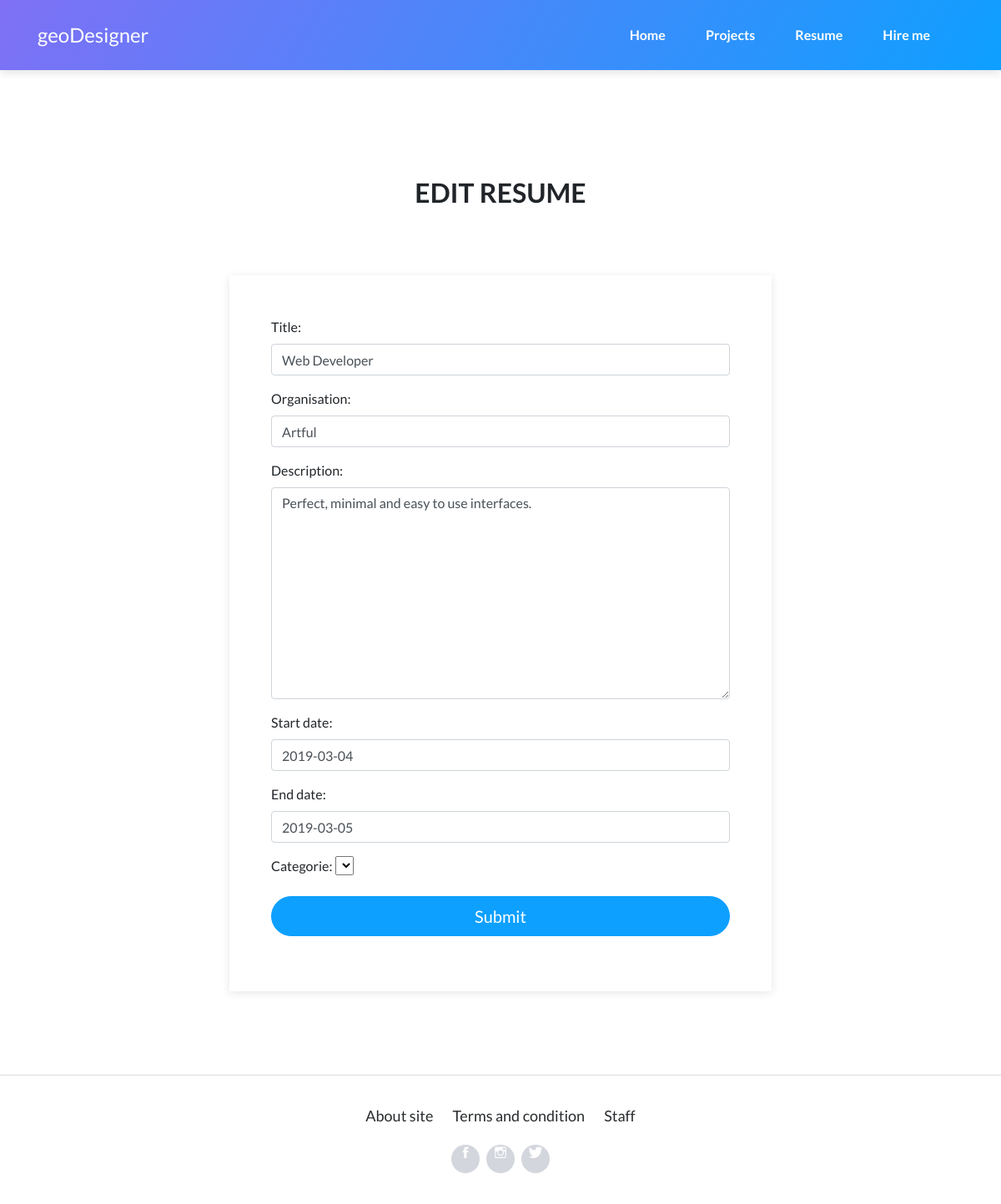
The app's page /resumedetail/1/edit/ with its own data.
### portfolio/models.py (models this page shows, shortened)
class Resume(models.Model):
    title = models.CharField(max_length= 50)
    organisation = models.CharField(max_length= 50)
    description = models.TextField()
    start_date = models.DateField()
    end_date = models.DateField()

### portfolio/views.py (the view, shortened to what this page needs)
# urls.py: path('resumedetail/<int:pk>/edit/', views.Resumee_edit.as_view(), name='resumeedit'),
class Resumee_edit(View):
    form_class= ResumeForm
    template_name= 'cvadd.html'
    def get(self, request, pk):
        cv = get_object_or_404(Resume, pk=pk)
        form = self.form_class(instance=cv)
        return render(request, self.template_name, {'title':'Resume edit', 'form':form, 'data':'Edit'})

### portfolio/forms.py
class ResumeForm(forms.ModelForm):
    options = (
        ('WD', 'Work experience'),
        ('3D', 'Education'),
        )
    categorie = forms.ChoiceField(required=False)
    class Meta:
        model = Resume
        fields = ['title', 'organisation', 'description', 'start_date', 'end_date']
        widgets = {
            'title': forms.TextInput(attrs={'class':'form-control'}),
            'organisation': forms.TextInput(attrs={'class':'form-control'}),
            'description': forms.Textarea(attrs={'class':'form-control'}),
            'start_date': forms.DateInput(attrs={'class':'form-control'}),
            'end_date': forms.DateInput(attrs={'class':'form-control'}),
            'categorie': forms.CheckboxSelectMultiple(attrs={'class':'form-control'}),
            }

### portfolio/templates/cvadd.html (shortened to what this page needs)
﻿{% extends "layout.html" %}
{% block content %}
    <main class="page contact-page">
        <section class="portfolio-block contact">
            <div class="container">
                <div class="heading">
                    <h2>{{ data }} resume</h2>
                </div>
                <form method="post" action="." >
                    {% for field in form %}
                    <div class="form-group" aria-required="{% if field.field.required %}'true'{% else %}'false'{% endif %}">
                        {{ field.label_tag }}{% if field.field.required %}{% endif %}
                        {{ field }}
                    </div>
                    {% endfor %}
                    <div class="form-group"><button class="btn btn-primary btn-block btn-lg" type="submit">Submit</button></div>
                </form>
            </div>
        </section>
    </main>
{% endblock content %}

### records on screen
Resume: form "Web Developer" "Artful" "Perfect, minimal and easy to use interfaces." "2019-03-04" "2019-03-05"

### other values on screen
{{ data }} "EDIT"
{{ field.label_tag }} "Title:" "Organisation:" "Description:" "Start date:" "End date:" "Categorie:"
